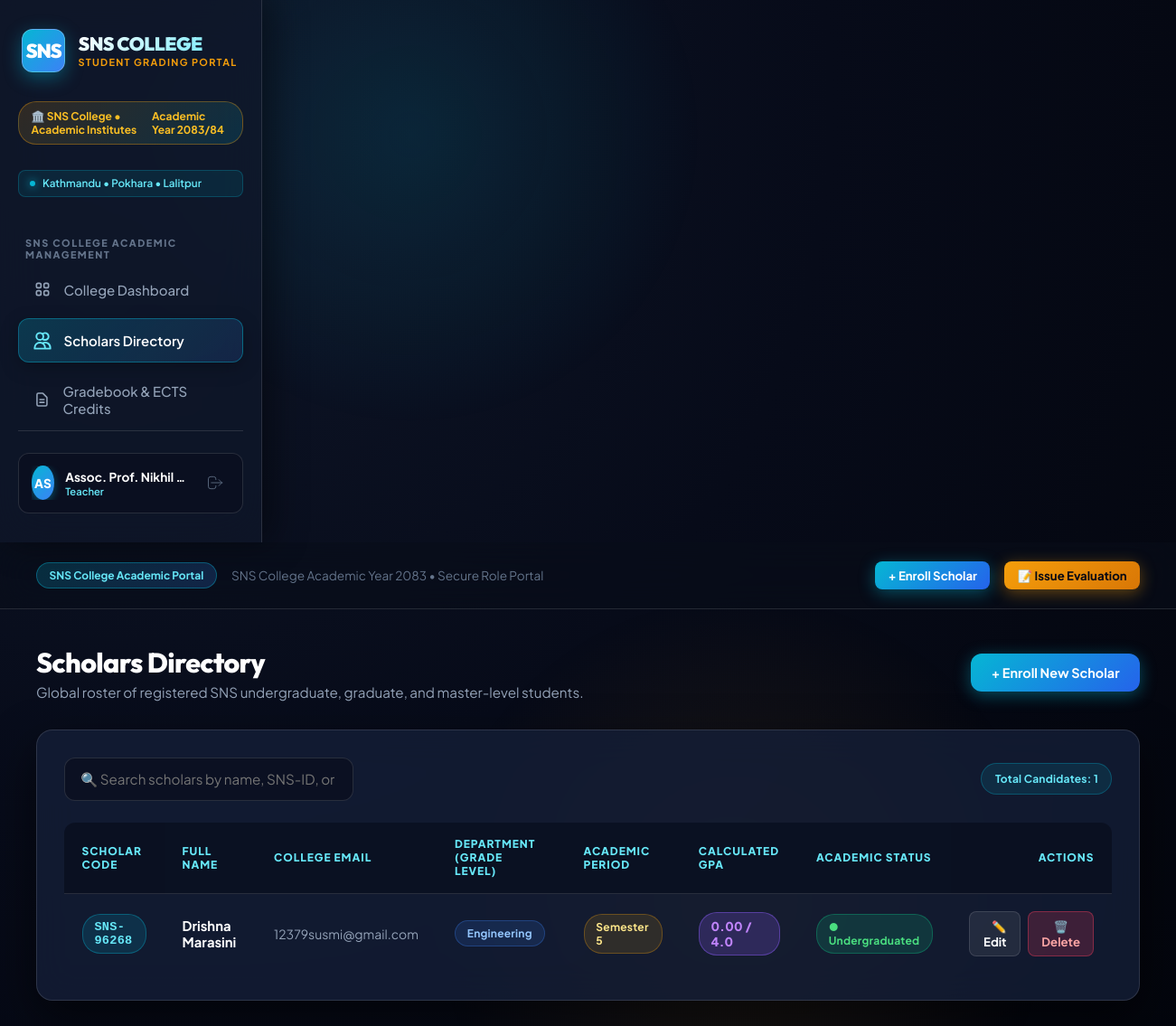
The page /students (signed in) on the database its author committed.
### models.py (models this page shows, shortened)
class User(db.Model):
    __tablename__ = 'users'
    id = db.Column(db.Integer, primary_key=True)
    username = db.Column(db.String(50), unique=True, nullable=False)
    email = db.Column(db.String(100), unique=True, nullable=False)
    full_name = db.Column(db.String(100), nullable=False)
    password_hash = db.Column(db.String(255), nullable=False)
    role = db.Column(db.String(20), default='Teacher')  # 'Admin', 'Teacher', 'Student'
    department = db.Column(db.String(80), default='General')
    created_at = db.Column(db.DateTime, default=datetime.utcnow)

class Student(db.Model):
    __tablename__ = 'students'
    id = db.Column(db.Integer, primary_key=True)
    student_code = db.Column(db.String(20), unique=True, nullable=False)
    first_name = db.Column(db.String(50), nullable=False)
    last_name = db.Column(db.String(50), nullable=False)
    email = db.Column(db.String(100), unique=True, nullable=False)
    grade_level = db.Column(db.String(50), nullable=False)
    department = db.Column(db.String(80), default='Engineering')
    faculty = db.Column(db.String(80), default='General')
    academic_period = db.Column(db.String(40), default='Semester 1')
    status = db.Column(db.String(20), default='Undergraduated')
    created_at = db.Column(db.DateTime, default=datetime.utcnow)
    grades = db.relationship('Grade', backref='student', lazy=True, cascade='all, delete-orphan')
    @property
    def full_name(self):
        return f"{self.first_name} {self.last_name}"
    @property
    def gpa(self):
        if not self.grades:
            return 0.0
        total_points = sum(g.gpa_points for g in self.grades)
        return round(total_points / len(self.grades), 2)

### app.py (the view, shortened to what this page needs)
@app.route('/students')
@login_required
def students():
    search_query = request.args.get('search', '').strip()
    if g.user.role == 'Student':
        student_list = Student.query.filter_by(email=g.user.email).all()
    else:
        student_list = Student.query.all()
    return render_template('students.html', students=student_list, search_query=search_query)

### app.py (called while the page is built)
@app.before_request
def load_logged_in_user():
    user_id = session.get('user_id')
    if user_id is None:
        g.user = None
    else:
        g.user = User.query.get(user_id)

@app.context_processor
def inject_user():
    return dict(current_user=getattr(g, 'user', None), can_manage_grade=user_can_manage_grade, csrf_token=generate_csrf)

def login_required(f):
    @wraps(f)
    def decorated_function(*args, **kwargs):
        if g.user is None:
            flash('Please log in to access this page.', 'warning')
            return redirect(url_for('login', next=request.url))
        return f(*args, **kwargs)
    return decorated_function

### templates/students.html (shortened to what this page needs)
{% extends 'base.html' %}
{% block content %}
<div class="page-header">
    <div>
        {% if current_user.role == 'Student' %}
            <h1 class="page-title">My Academic Record</h1>
            <p class="page-subtitle">Your SNS College student profile and grade transcript.</p>
        {% else %}
            <h1 class="page-title">Scholars Directory</h1>
            <p class="page-subtitle">Global roster of registered SNS undergraduate, graduate, and master-level students.</p>
        {% endif %}
    </div>
    <div>
        {% if current_user.role != 'Student' %}
            <a href="{{ url_for('add_student') }}" class="btn btn-primary">+ Enroll New Scholar</a>
        {% endif %}
    </div>
</div>
<div class="card">
    <div style="display: flex; justify-content: space-between; align-items: center; margin-bottom: 1.5rem; flex-wrap: wrap; gap: 1rem;">
        {% if current_user.role != 'Student' %}
            <div style="position: relative; min-width: 320px;">
                <input type="text" id="scholarSearch" class="form-control" placeholder="🔍 Search scholars by name, SNS-ID, or degree track..." onkeyup="filterScholars()">
            </div>
        {% endif %}
        <div style="display: flex; gap: 0.5rem;">
            <span class="badge" style="background: rgba(6, 182, 212, 0.12); color: var(--accent-cyan-light); padding: 0.55rem 0.9rem; border: 1px solid rgba(6, 182, 212, 0.3);">Total Candidates: {{ students|length }}</span>
        </div>
    </div>
    <div class="table-responsive">
        <table class="data-table" id="scholarsTable">
            <thead>
                <tr>
                    <th>Scholar Code</th>
                    <th>Full Name</th>
                    <th>College Email</th>
                    <th>Department (Grade Level)</th>
                    <th>Academic Period</th>
                    <th>Calculated GPA</th>
                    <th>Academic Status</th>
                    <th style="text-align: right;">Actions</th>
                </tr>
            </thead>
            <tbody>
                {% for student in students %}
                <tr>
                    <td>
                        <span class="badge" style="background: rgba(6, 182, 212, 0.15); color: var(--accent-cyan-light); font-family: monospace; font-size: 0.85rem; border: 1px solid rgba(6, 182, 212, 0.35);">
                            {{ student.student_code }}
                        </span>
                    </td>
                    <td style="font-weight: 700; color: #ffffff;">
                        {{ student.full_name }}
                    </td>
                    <td style="color: var(--text-muted); font-size: 0.875rem;">
                        {{ student.email }}
                    </td>
                    <td>
                        <span class="badge" style="background: rgba(59, 130, 246, 0.15); color: #93c5fd; border: 1px solid rgba(59, 130, 246, 0.3);">
                            {{ student.department or student.grade_level }}
                        </span>
                    </td>
                    <td>
                        <span class="badge" style="background: rgba(247, 171, 10, 0.12); color: #fde68a; border: 1px solid rgba(245, 158, 11, 0.3);">
                            {{ student.academic_period or 'N/A' }}
                        </span>
                    </td>
                    <td>
                        <span class="badge badge-grade" style="font-size: 0.85rem;">
                            {{ "%.2f"|format(student.gpa) }} / 4.0
                        </span>
                    </td>
                    <td>
                        {% if student.status == 'Graduated' %}
                            <span class="badge badge-honors">
                                🎓 Graduated
                            </span>
                        {% else %}
                            <span class="badge badge-active">
                                ● Undergraduated
                            </span>
                        {% endif %}
                    </td>
                    <td style="text-align: right;">
                        <div style="display: flex; justify-content: flex-end; gap: 0.5rem;">
                            <a href="{{ url_for('edit_student', id=student.id) }}" class="btn btn-secondary btn-sm" title="Edit Records">
                                ✏️ Edit
                            </a>
                            <form method="POST" action="{{ url_for('delete_student', id=student.id) }}" style="display: inline;" onsubmit="return confirm('Are you sure you want to withdraw this scholar from the directory?');">
                                <button type="submit" class="btn btn-danger btn-sm">
                                    🗑️ Delete
                                </button>
                            </form>
                        </div>
                    </td>
                </tr>
                {% else %}
                <tr>
                    <td colspan="8" style="text-align: center; color: var(--text-muted); padding: 2.5rem;">
                        No scholar records registered in the college directory.
                    </td>
                </tr>
                {% endfor %}
            </tbody>
        </table>
    </div>
</div>
{% endblock %}

### templates/base.html (shortened to what this page needs)
<DOCTYPE html>
<html lang="en">
<head>
</head>
<body>
    {% if g.user %}
    <aside class="sidebar">
        <a href="{{ url_for('dashboard') }}" class="university-brand">
            <div class="crest-icon">SNS</div>
            <div class="brand-text">
                <span class="brand-name">SNS COLLEGE</span>
                <span class="brand-sub">Student Grading Portal</span>
            </div>
        </a>
        <div class="world-rank-badge">
            <span>🏛️ SNS College • Academic Institutes</span>
            <span>Academic Year 2083/84</span>
        </div>
        <div class="campus-pill">
            <span class="pulse-dot"></span>
            <span>Kathmandu • Pokhara • Lalitpur</span>
        </div>
        <div class="nav-section-title">SNS College Academic Management</div>
        <ul class="nav-links">
            <li>
                <a href="{{ url_for('dashboard') }}" class="nav-link {% if request.endpoint == 'dashboard' %}active{% endif %}">
                    <span>College Dashboard</span>
                </a>
            </li>
            <li>
                <a href="{{ url_for('students') }}" class="nav-link {% if request.endpoint in ['students', 'add_student', 'edit_student'] %}active{% endif %}">
                    <svg fill="none" viewBox="0 0 24 24" stroke="currentColor">
                        <path stroke-linecap="round" stroke-linejoin="round" d="M12 4.354a4 4 0 110 5.292M15 21H3v-1a6 6 0 0112 0v1zm0 0h6v-1a6 6 0 00-9-5.197M13 7a4 4 0 11-8 0 4 4 0 018 0z" />
                    </svg>
                    <span>Scholars Directory</span>
                </a>
            </li>
            <li>
                <a href="{{ url_for('grades') }}" class="nav-link {% if request.endpoint == 'grades' %}active{% endif %}">
                    <svg fill="none" viewBox="0 0 24 24" stroke="currentColor">
                        <path stroke-linecap="round" stroke-linejoin="round" d="M9 12h6m-6 4h6m2 5H7a2 2 0 01-2-2V5a2 2 0 012-2h5.586a1 1 0 01.707.293l5.414 5.414a1 1 0 01.293.707V19a2 2 0 01-2 2z" />
                    </svg>
                    <span>Gradebook & ECTS Credits</span>
                </a>
            </li>
        </ul>
        <div class="sidebar-footer">
            <div class="user-profile-card">
                <div style="display: flex; align-items: center; gap: 0.75rem; overflow: hidden;">
                    <div class="user-avatar">
                        {{ g.user.full_name[:2].upper() }}
                    </div>
                    <div class="user-info">
                        <span class="user-name">{{ g.user.full_name }}</span>
                        <span class="user-role-badge">{{ g.user.role }}</span>
                    </div>
                </div>
                <a href="{{ url_for('logout') }}" class="btn-logout-icon" title="Sign Out">
                    <svg width="20" height="20" fill="none" viewBox="0 0 24 24" stroke="currentColor">
                        <path stroke-linecap="round" stroke-linejoin="round" d="M17 16l4-4m0 0l-4-4m4 4H7m6 4v1a3 3 0 01-3 3H6a3 3 0 01-3-3V7a3 3 0 013-3h4a3 3 0 013 3v1" />
                    </svg>
                </a>
            </div>
        </div>
    </aside>
    {% endif %}
    <div class="main-wrapper">
        {% if g.user %}
        <header class="topbar">
            <div class="topbar-title-section">
                <span class="portal-tag">SNS College Academic Portal</span>
                <span style="color: var(--text-dim); font-size: 0.85rem;">SNS College Academic Year 2083 • Secure Role Portal</span>
            </div>
            <div class="topbar-actions">
                {% if g.user.role != 'Student' %}
                    <a href="{{ url_for('add_student') }}" class="btn btn-primary btn-sm">+ Enroll Scholar</a>
                    <a href="{{ url_for('grades') }}" class="btn btn-gold btn-sm">📝 Issue Evaluation</a>
                {% endif %}
            </div>
        </header>
        {% endif %}
        <main class="content-body">
            {% block content %}{% endblock %}
        </main>
    </div>
</body>
</html>

### rows shown on the page
User: user "AS", user.full_name "Assoc. Prof. Nikhil…", user.role "Teacher"
Student: student_code "SNS-96268", full_name "Drishna Marasini", email "12379susmi@gmail.com", department "Engineering", academic_period "Semester 5", gpa "0.00", status "● Undergraduated"

### other values the page prints
{{ students|length }} "1"
